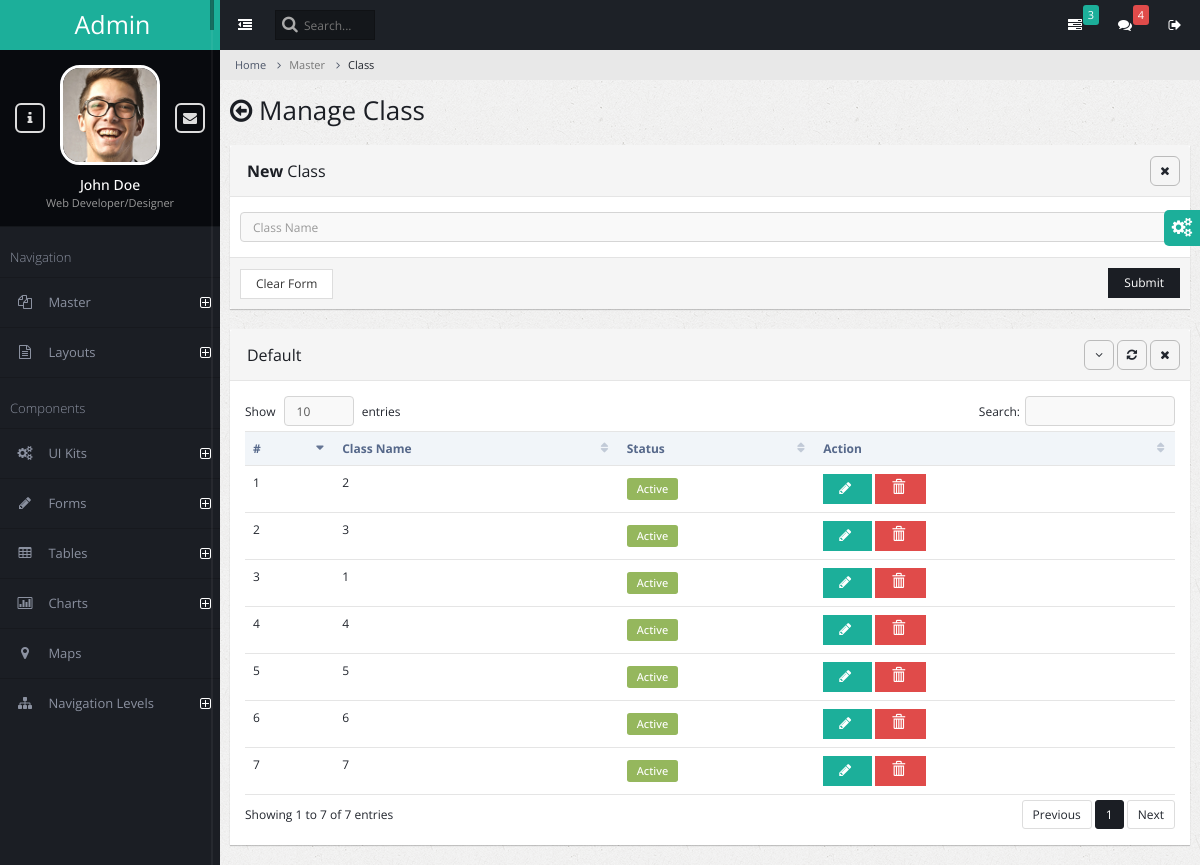
The app's page /class/, older data.
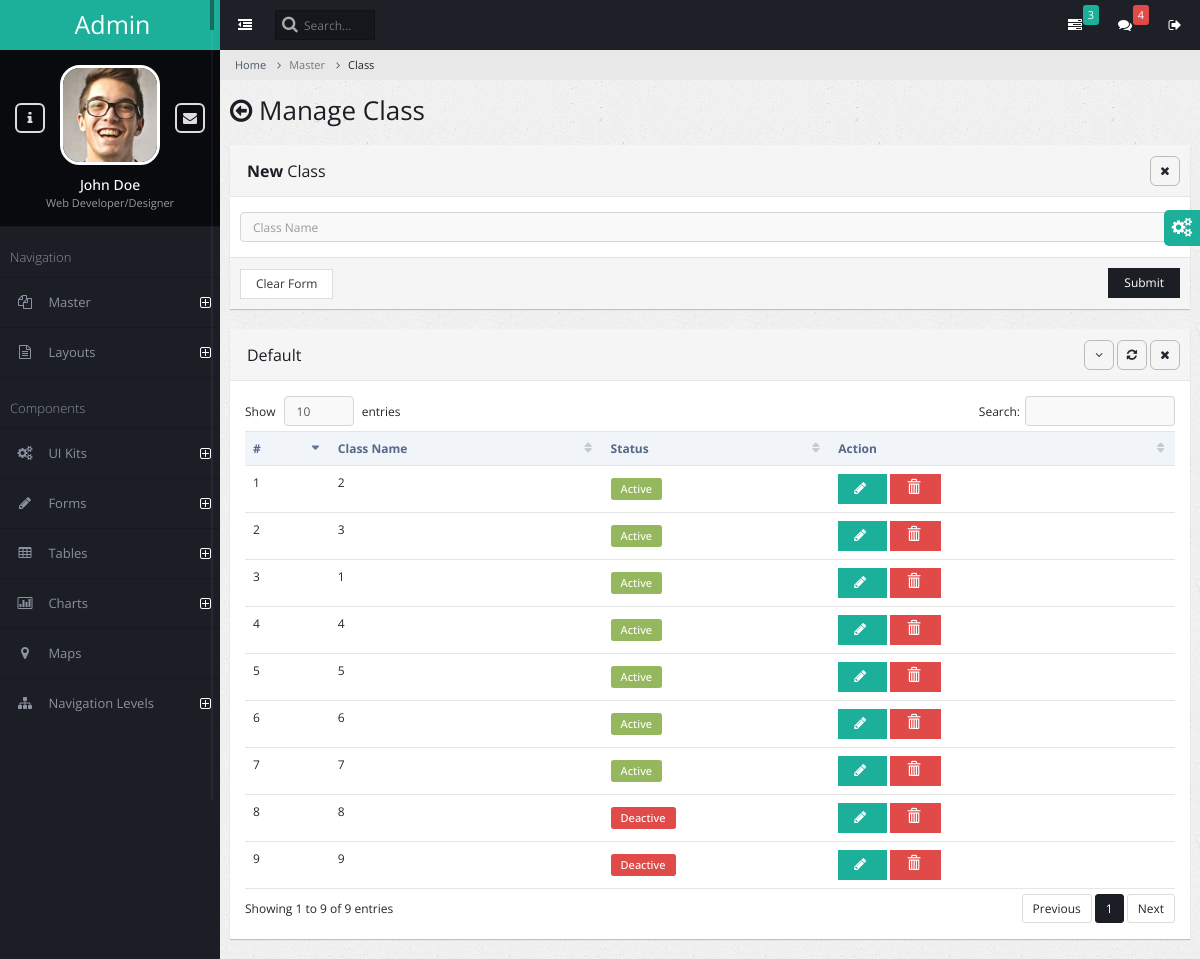
The same page, newer data.
### admin_master/models.py (models this page shows)
class AcademicClass(models.Model):
    class_name = models.CharField(max_length=150)
    is_enabled = models.BooleanField(default=True)

### admin_master/views.py (the view, shortened to what this page needs)
# urls.py: path('class/', views.class_manage,name="class"),
def class_manage(request):
    success_message=None
    error_message = None
    academic_classes = AcademicClass.objects.all()
    context = {
        'errormessage': error_message,
        'successmessage': success_message,
        'academic_classes': academic_classes,
    }
    return render(request, 'class_manage.html', context)

### admin_master/templates/class_manage.html (shortened to what this page needs)
{% extends 'admin_base.html' %}
{% block content %}
<ul class="breadcrumb">
    <li><a href="#">Home</a></li>
    <li class="active">Master</li>
    <li class="active">Class</li>
</ul>
<div class="page-title">
    <h2><span class="fa fa-arrow-circle-o-left"></span> Manage Class</h2>
</div>
<div class="page-content-wrap">
    <div class="row">
    <div class="col-md-12">
        <form class="form-horizontal" method="post" enctype="multipart/form-data">
            <div class="panel panel-default">
                <div class="panel-heading">
                    <h3 class="panel-title"><strong>New </strong> Class</h3>
                    <ul class="panel-controls">
                        <li><a href="#" class="panel-remove"><span class="fa fa-times"></span></a></li>
                    </ul>
                </div>
                <div class="panel-body">
                    <div class="row">
                        <div class="col-md-12 px-5 ">
                            <div class="form-group">
                                <input type="text" required name="class_name" autofocus class="form-control" placeholder="Class Name"/>
                            </div>
                        </div>
                    </div>
                </div>
                <div class="panel-footer">
                    <input type="reset" value="Clear Form" class="btn btn-default">
                    <button class="btn btn-primary pull-right">Submit</button>
                </div>
            </div>
        </form>
            <div class="panel panel-default">
                <div class="panel-heading">
                    <h3 class="panel-title">Default</h3>
                    <ul class="panel-controls">
                        <li><a href="#" class="panel-collapse"><span class="fa fa-angle-down"></span></a></li>
                        <li><a href="#" class="panel-refresh"><span class="fa fa-refresh"></span></a></li>
                        <li><a href="#" class="panel-remove"><span class="fa fa-times"></span></a></li>
                    </ul>
                </div>
                <div class="panel-body">
                    <table class="table datatable">
                        <thead>
                            <tr>
                                <th>#</th>
                                <th>Class Name</th>
                                <th>Status</th>
                                <th>Action</th>
                            </tr>
                        </thead>
                        <tbody>
                            {% for academic_classes in academic_classes %}
                            <tr>
                                <td>{{ forloop.counter }}</td>
                                <td>{{ academic_classes.class_name }}</td>
                                <td>
                                    {% if academic_classes.is_enabled %}
                                    <span class="label label-success label-form">Active</span>
                                    {% else %}
                                    <span class="label label-danger label-form">Deactive</span>
                                    {% endif %}
                                </td>
                                <td>
                                    <button class="btn btn-info" onclick="edit_pop({{academic_classes.id}})">
                                        <span class="fa fa-pencil"></span>
                                    </button>
                                    <a onclick="return delete_row()">
                                        <button class="btn btn-danger">
                                            <span class="glyphicon glyphicon-trash"></span>
                                        </button>
                                    </a>
                                </td>
                            </tr>
                            {% endfor %}
                        </tbody>
                    </table>
                </div>
            </div>
        </div>
    </div>
</div>
{% endblock %}

Row changes from the older to the newer data that the page shows:
added AcademicClass: class_name "8", is_enabled "Deactive"
added AcademicClass: class_name "9", is_enabled "Deactive"
Text that changed along with them:
text written by a page script: "Show entries Search: Showing 1 to 7 of 7 entries Previous 1 Next" → "Show entries Search: Showing 1 to 9 of 9 entries Previous 1 Next"
